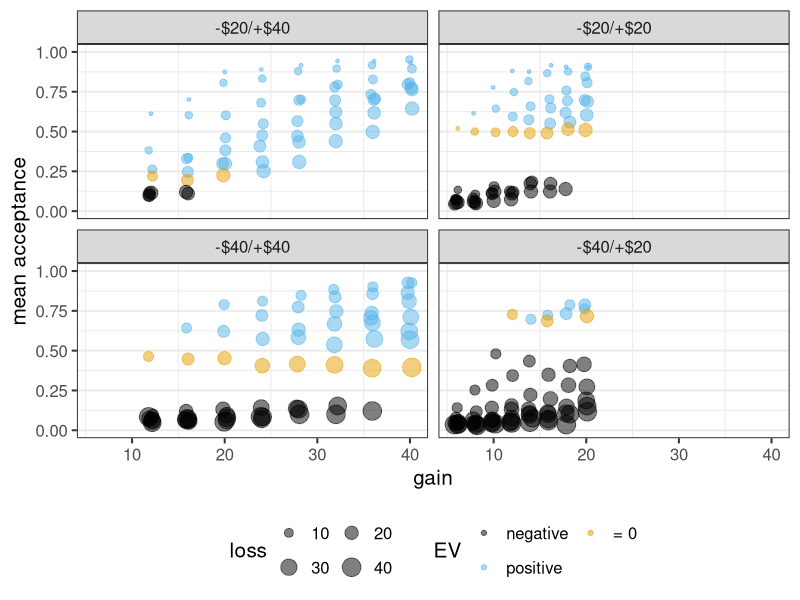
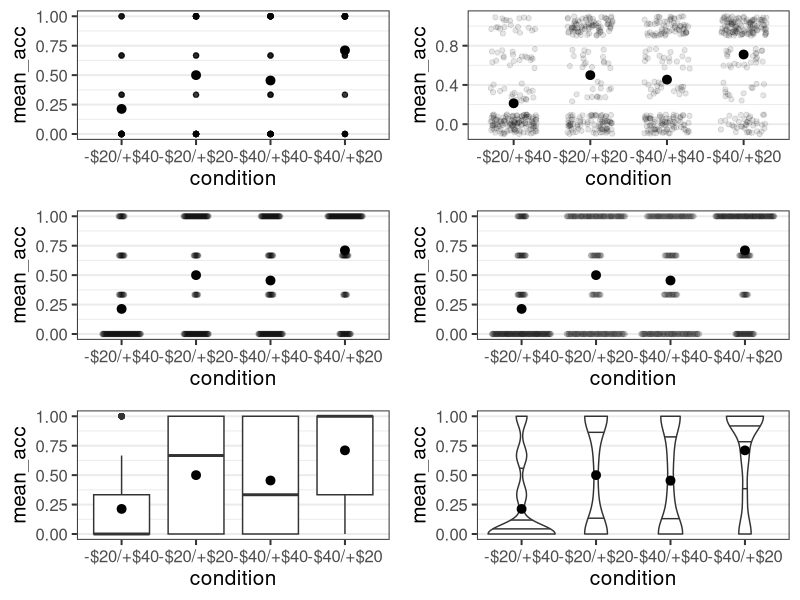
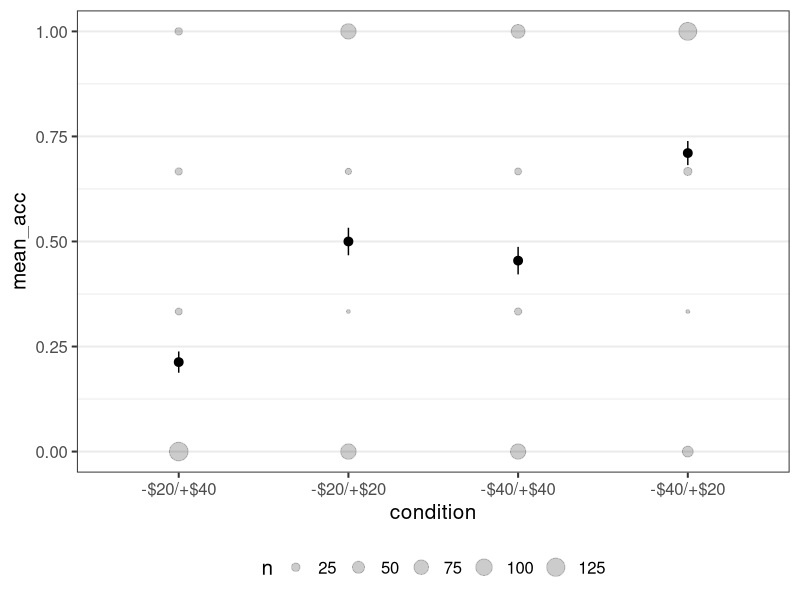
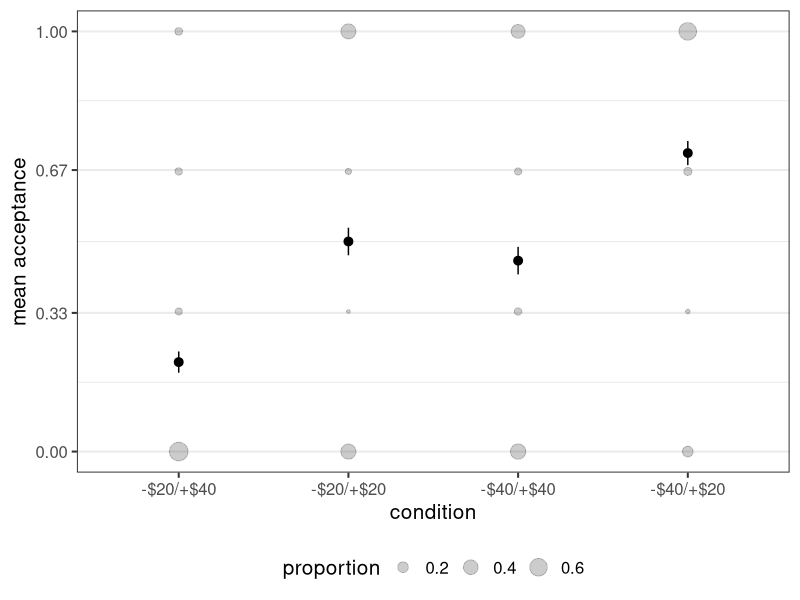
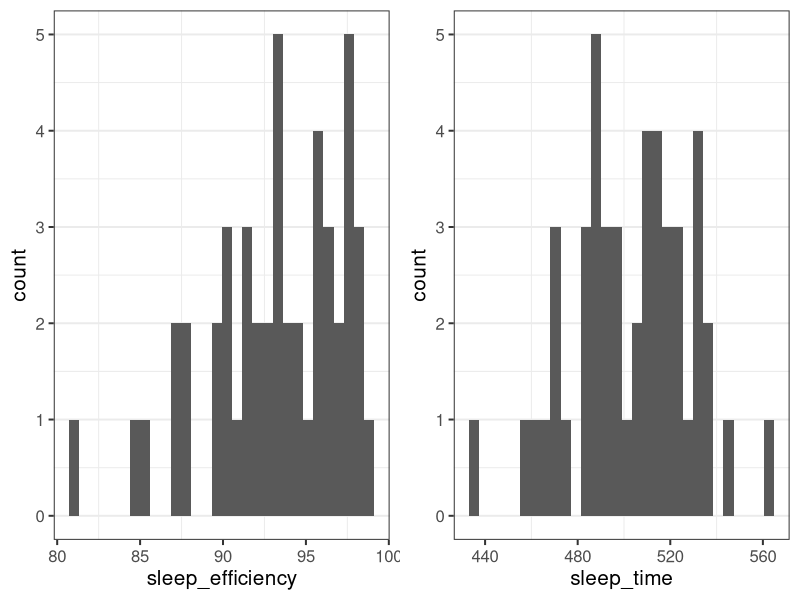
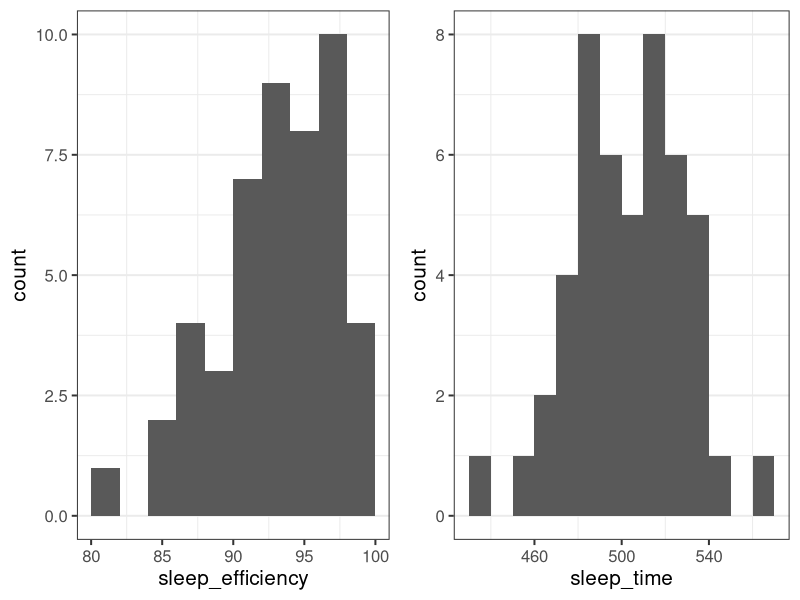
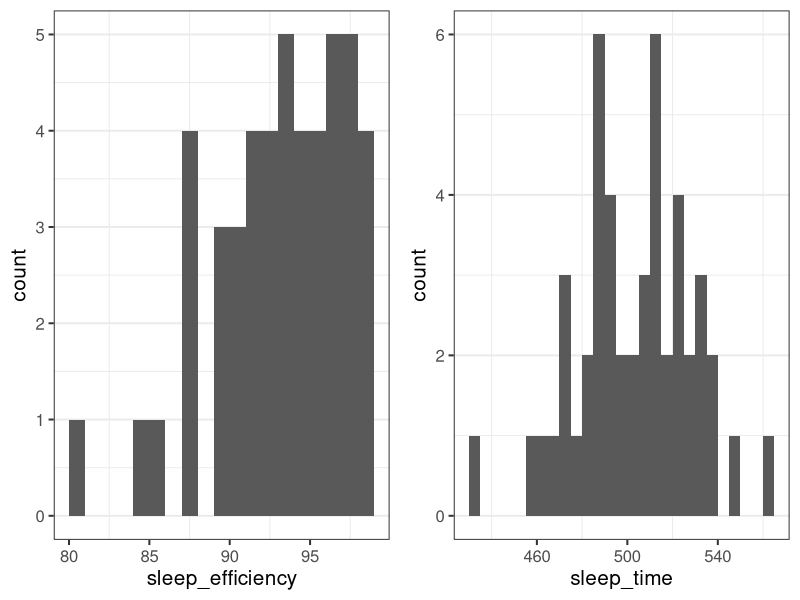
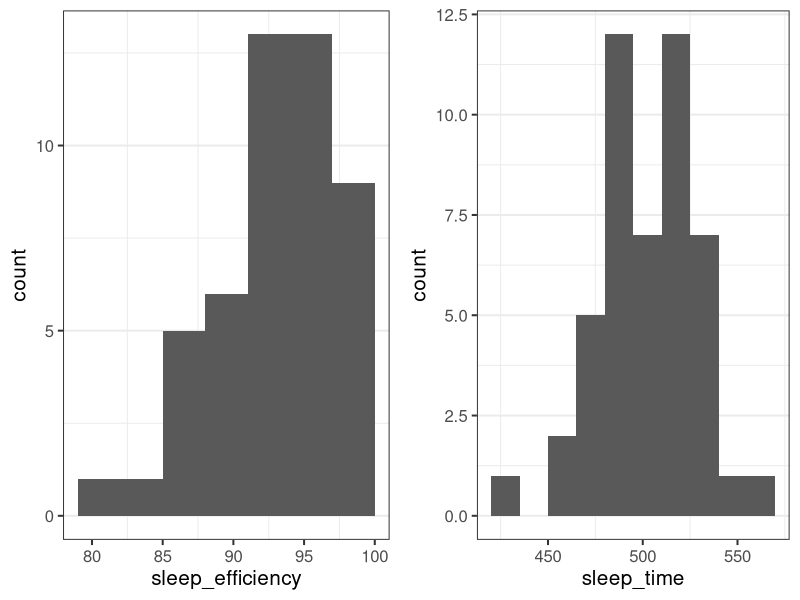

Write the R code that produced these figures, in order.
## ---- chunk 1
library("tidyverse")
theme_set(theme_bw(base_size = 15) + 
            theme(legend.position="bottom", 
                  panel.grid.major.x = element_blank()))
## ---- chunk 2
ws1a <- read_csv("data/ws2015_exp1a.csv")
ws1b <- read_csv("data/ws2015_exp1b.csv")
ws1a <- ws1a %>%
  mutate(subno = factor(paste0("e1a_", subno)))
ws1b <- ws1b %>%
  mutate(subno = factor(paste0("e1b_", subno)))
ws1 <- bind_rows(ws1a, ws1b)
ws1 <- ws1 %>% 
  mutate(
    subno = factor(subno),
    response = factor(response, levels = c("reject", "accept")),
    condition = factor(
      condition, 
      levels = c(40.2, 20.2, 40.4, 20.4), 
      labels = c("-$20/+$40", "-$20/+$20", "-$40/+$40", "-$40/+$20")
    )
  )
glimpse(ws1)
## ---- chunk 3
lot_sum_all <- ws1 %>% 
  group_by(condition, loss, gain) %>% 
  summarise(mean_acceptance = mean(resp)) %>% 
  mutate(ev = case_when(
    gain == loss ~ "= 0",
    gain < loss ~ "negative",
    gain > loss ~ "positive"
  )) %>% 
  mutate(
    ev = factor(ev, levels = c("negative", "= 0", "positive"))
  )
lot_sum_all
## ---- chunk 4
ggplot(lot_sum_all, aes(x = gain, y = mean_acceptance, 
                        colour = ev, size = loss)) +
  geom_jitter(width = 0.25, alpha = 0.5) +
  ggthemes::scale_colour_colorblind() +
  facet_wrap(vars(condition)) + 
  guides(size=guide_legend(nrow=2,byrow=TRUE), 
         colour = guide_legend(title = "EV", nrow=2,byrow=TRUE)) +
  labs(y = "mean acceptance") +
  coord_cartesian(ylim = c(0, 1))
## ---- chunk 5
part_sum <- ws1 %>%
  filter(loss == gain, loss %in% c(12, 16, 20)) %>% 
  group_by(condition, subno) %>% 
  summarise(mean_acc = mean(resp)) %>% 
  ungroup()
part_sum
## ---- chunk 6
0:3 / 3

## these are exactly the values in the data:
sort(unique(part_sum$mean_acc))

## ---- chunk 7
## load packages required here:
library("cowplot")
library("ggbeeswarm")

p1 <- ggplot(part_sum, aes(x = condition, y = mean_acc)) +
  geom_point(alpha = 0.1) +
  stat_summary()
p2 <- ggplot(part_sum, aes(x = condition, y = mean_acc)) +
  geom_jitter(alpha = 0.1, width = 0.3, height = 0.1) +
  stat_summary()
## we set groupOnX = FALSE to avoid a warning otherwise
p3 <- ggplot(part_sum, aes(x = condition, y = mean_acc)) +
  geom_beeswarm(alpha = 0.1, groupOnX = TRUE, cex = 0.1) +
  stat_summary()
p4 <- ggplot(part_sum, aes(x = condition, y = mean_acc)) +
  geom_quasirandom(alpha = 0.1, groupOnX = TRUE) +
  stat_summary()
p5 <- ggplot(part_sum, aes(x = condition, y = mean_acc)) +
  geom_boxplot() +
  stat_summary()
p6 <- ggplot(part_sum, aes(x = condition, y = mean_acc)) +
  geom_violin(draw_quantiles = c(0, 0.25, 0.5, 0.75)) +
  stat_summary()
plot_grid(p1, p2, p3, p4, p5, p6, ncol = 2)
## ---- chunk 8
ggplot(part_sum, aes(x = condition, y = mean_acc)) +
  geom_count(alpha = 0.2) +
  stat_summary()
## ---- chunk 9
ggplot(part_sum, aes(x = condition, y = mean_acc)) +
  geom_count(aes(size = after_stat(prop)), alpha = 0.2) +
  stat_summary() +
  scale_y_continuous(breaks = c(0, 0.33, 0.67, 1)) +
  guides(size=guide_legend(title = "proportion")) +
  labs(y = "mean acceptance")
## ---- chunk 10
library("tidyverse")
library("cowplot")  ## for plot_grid()
library("ggbeeswarm") ## for bee swarm plot
theme_set(theme_bw(base_size = 15) + 
            theme(legend.position="bottom", 
                  panel.grid.major.x = element_blank()))
earworm <- read_csv("data/earworm_study.csv")
earworm <- earworm %>% 
  mutate(
    id = factor(id),
    group = factor(group, levels = c("Lyrics", "Instrumental"))
  )
glimpse(earworm)
## ---- chunk 11
p1 <- ggplot(earworm, aes(x = sleep_efficiency)) +
  geom_histogram()
p2 <- ggplot(earworm, aes(x = sleep_time)) +
  geom_histogram()
plot_grid(p1, p2)
## ---- chunk 12
p1 <- ggplot(earworm, aes(x = sleep_efficiency)) +
  geom_histogram(binwidth = 2, boundary = 0)
p2 <- ggplot(earworm, aes(x = sleep_time)) +
  geom_histogram(binwidth = 10, boundary = 0)
plot_grid(p1, p2)
## ---- chunk 13
## half bin width
p1 <- ggplot(earworm, aes(x = sleep_efficiency)) +
  geom_histogram(binwidth = 1, boundary = 0)
p2 <- ggplot(earworm, aes(x = sleep_time)) +
  geom_histogram(binwidth = 5, boundary = 0)
plot_grid(p1, p2)
## ---- chunk 14
## 1.5 times bin width
p1 <- ggplot(earworm, aes(x = sleep_efficiency)) +
  geom_histogram(binwidth = 3, boundary = 100)
p2 <- ggplot(earworm, aes(x = sleep_time)) +
  geom_histogram(binwidth = 15, boundary = 0)
plot_grid(p1, p2)
## ---- chunk 15
p1 <- ggplot(earworm, aes(x = sleep_efficiency)) +
  geom_histogram(binwidth = 2, boundary = 0) +
  coord_cartesian(ylim = c(0, 11)) + 
  labs(x = "sleep efficiency")
p2 <- ggplot(earworm, aes(x = sleep_time)) +
  geom_histogram(binwidth = 10, boundary = 0) +
  coord_cartesian(ylim = c(0, 11)) + 
  labs(x = "sleep time (minutes)")
plot_grid(p1, p2)
## ---- chunk 16
ggplot(earworm, aes(x = relaxed, y = sleepy)) +
  geom_point() 
## ---- chunk 17
ggplot(earworm, aes(x = relaxed, y = sleepy)) +
  geom_point()  +
  coord_fixed(ratio = 1, xlim = c(0, 100), ylim = c(0, 100))
## ---- chunk 18
earworm <- earworm %>% 
  mutate(control_combined = (relaxed + sleepy) / 2 )
## ---- chunk 19

pe3_1 <- ggplot(earworm, aes(x = relaxed, y = sleep_efficiency)) +
  geom_point() 
pe3_2 <- ggplot(earworm, aes(x = sleepy, y = sleep_efficiency)) +
  geom_point() 
pe3_3 <- ggplot(earworm, aes(x = control_combined, y = sleep_efficiency)) +
  geom_point() 
plot_grid(pe3_1, pe3_2, pe3_3)
## ---- chunk 20
earworm <- earworm %>% 
  mutate(
    prop_earworm = (earworm_falling_asleep + earworm_night + 
                      earworm_morning) / 3
  ) %>% 
  mutate(any_earworm = if_else(prop_earworm == 0, 0, 1)) 
## ---- chunk 21
sort(unique(earworm$prop_earworm))
## ---- chunk 22
ggplot(earworm, aes(x = group, y = prop_earworm)) +
  geom_count(aes(size = after_stat(prop)), alpha = 0.2) +
  stat_summary() +
  scale_y_continuous(breaks = c(0, 0.33, 0.67, 1)) +
  guides(size=guide_legend(title = "prop. participants")) +
  labs(y = "prop. earworms")
## ---- chunk 23
ggplot(earworm, aes(x = group, y = any_earworm)) +
  geom_count(aes(size = after_stat(prop)), alpha = 0.2) +
  stat_summary() +
  scale_y_continuous(breaks = c(0, 0.33, 0.67, 1)) +
  guides(size=guide_legend(title = "prop. participants")) +
  labs(y = "any earworm")
## ---- chunk 24
pr2_1a <- ggplot(earworm, aes(x = group, y = sleep_efficiency)) +
  geom_beeswarm(alpha = 0.2) +
  stat_summary() 
pr2_2a <- ggplot(earworm, aes(x = group, y = sleep_time)) +
  geom_beeswarm(alpha = 0.2) +
  stat_summary() 
plot_grid(pr2_1a, pr2_2a)
## ---- chunk 25
pr2_1b <- ggplot(earworm, aes(x = group, y = sleep_efficiency)) +
  geom_quasirandom(alpha = 0.2) +
  stat_summary() 
pr2_2b <- ggplot(earworm, aes(x = group, y = sleep_time)) +
  geom_quasirandom(alpha = 0.2) +
  stat_summary() 
plot_grid(pr2_1b, pr2_2b)
## ---- chunk 26
earworm <- earworm %>% 
  mutate(has_earworm = factor(
    any_earworm,
    levels = c(1, 0),
    labels = c("yes", "no")
  ))
## ---- chunk 27
pr3_1b <- ggplot(earworm, aes(x = has_earworm, y = sleep_efficiency)) +
  geom_quasirandom(alpha = 0.2) +
  stat_summary() 
pr3_2b <- ggplot(earworm, aes(x = has_earworm, y = sleep_time)) +
  geom_quasirandom(alpha = 0.2) +
  stat_summary() 
plot_grid(pr3_1b, pr3_2b)
## ---- chunk 28
earworm %>% 
  group_by(has_earworm) %>% 
  summarise(n = n()) %>% ## calculate N
  mutate(prop = n/sum(n)) ## transform N into %
